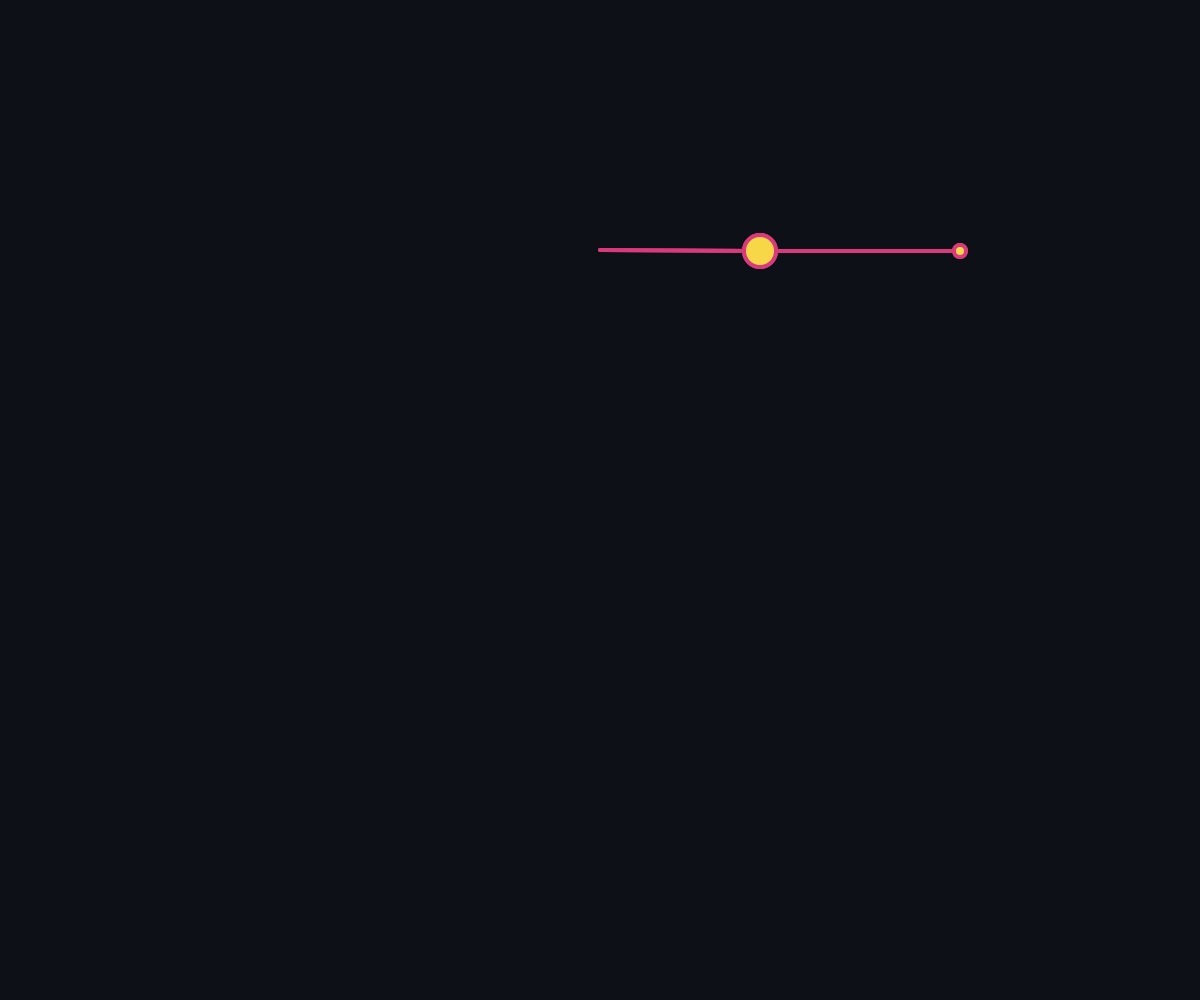
Frame 1 (no input)
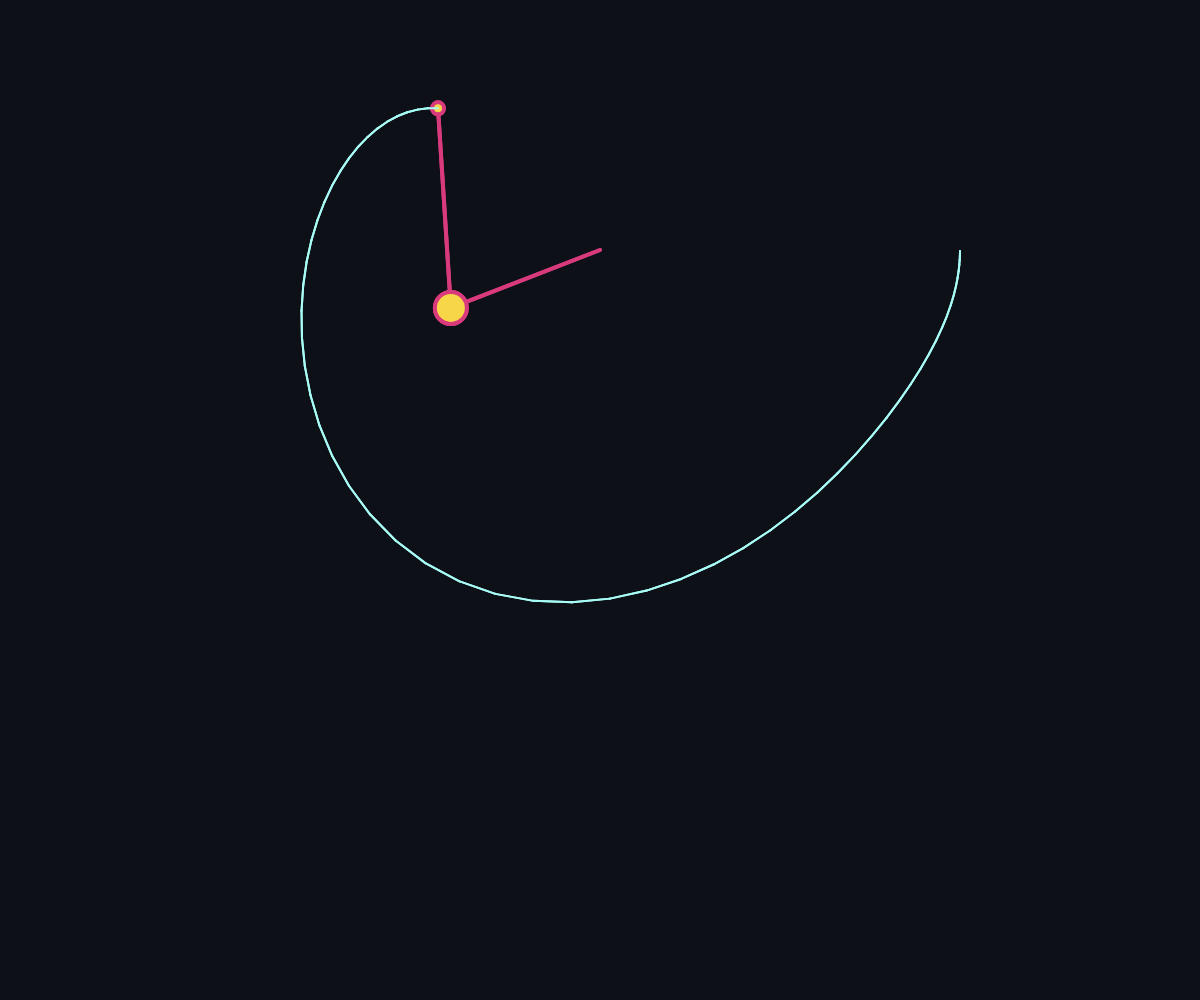
Frame 60 (no input)
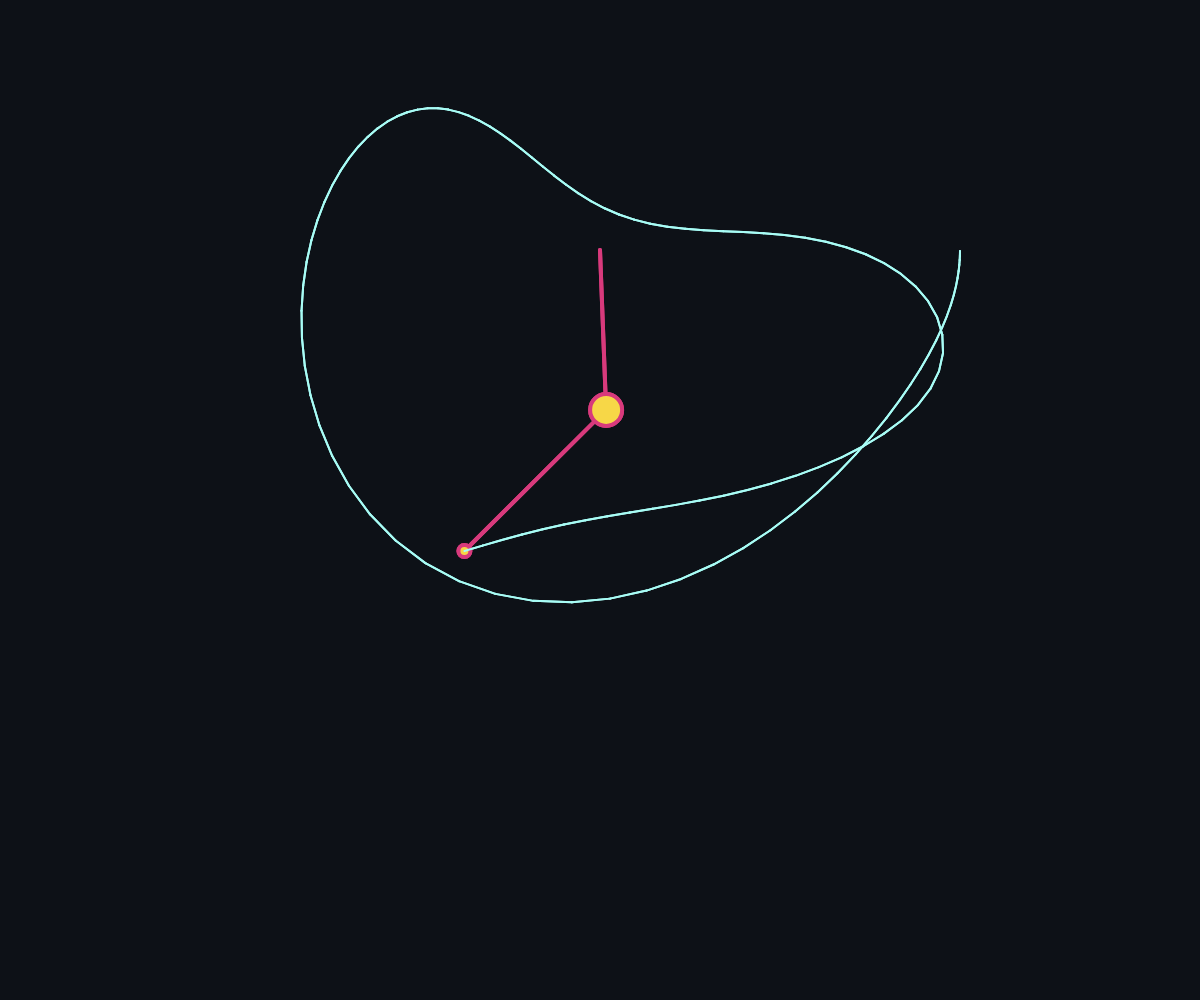
Frame 120 (the mouse pressed at the canvas centre since frame 60)

The p5.js sketch that drew these frames (run headless with seeded random() and noise() and a simulated clock; from frame 60 on, the mouse is pressed at the canvas centre):

// p5.js sketch
// ── sketch.js
let pendulum1;
let pendulum2;

function setup() {
  let w = windowWidth;
  let h = windowHeight;

  createCanvas(w, h);

  pendulum1 = new DoublePendulum(w / 2, h / 4, 160, 8, 200, 3);
  pendulum2 = new DoublePendulum(w / 2, h / 4, 160, 8, 200.001, 3);

  strokeWeight(4);
}

function draw() {
  background(13, 17, 23);

  pendulum1.update();
  pendulum1.draw();

  pendulum2.update();
  pendulum2.draw();
}

// ── DoublePendulum.js
class DoublePendulum {
  constructor(x, y, r1, m1, r2, m2) {
    // Pendulum 1
    this.r1 = r1;
    this.m1 = m1;
    this.theta1 = PI / 2;
    this.v1 = 0.0;
    this.acc1 = 0.0;

    // Pendulum 2
    this.r2 = r2;
    this.m2 = m2;
    this.theta2 = PI / 2;
    this.v2 = 0.0;
    this.acc2 = 0.0;

    this.origin = createVector(x, y);
    this.pos1 = createVector();
    this.pos2 = createVector();

    this.g = 1;

    this.c = createGraphics(windowWidth, windowHeight);
    this.c.strokeWeight(2);
    this.c.stroke(168, 253, 246);

    this.tail_x = 0;
    this.tail_y = 0;
  }

  update() {
    let part1 = -1 * this.g * (2 * this.m1 + this.m2) * sin(this.theta1);
    let part2 = -1 * this.m2 * this.g * sin(this.theta1 - 2 * this.theta2);
    let part3 = -1 * 2 * sin(this.theta1 - this.theta2) * this.m2;
    let part4 =
      pow(this.v2, 2) * this.r2 +
      pow(this.v1, 2) * this.r1 * cos(this.theta1 - this.theta2);
    let part5 =
      this.r1 *
      (2 * this.m1 +
        this.m2 -
        this.m2 * cos(2 * this.theta1 - 2 * this.theta2));

    this.acc1 = (part1 + part2 + part3 * part4) / part5;

    part1 = 2 * sin(this.theta1 - this.theta2);
    part2 = pow(this.v1, 2) * this.r1 * (this.m1 + this.m2);
    part3 = this.g * (this.m1 + this.m2) * cos(this.theta1);
    part4 =
      pow(this.v2, 2) * this.r2 * this.m2 * cos(this.theta1 - this.theta2);
    part5 =
      this.r2 *
      (2 * this.m1 +
        this.m2 -
        this.m2 * cos(2 * this.theta1 - 2 * this.theta2));

    this.acc2 = (part1 * (part2 + part3 + part4)) / part5;

    this.v1 = this.v1 + this.acc1;
    this.theta1 = this.theta1 + this.v1;

    this.v2 = this.v2 + this.acc2;
    this.theta2 = this.theta2 + this.v2;

    this.tail_x = this.pos2.x;
    this.tail_y = this.pos2.y;

    this.pos1.set(this.r1 * sin(this.theta1), this.r1 * cos(this.theta1));
    this.pos2.set(this.r2 * sin(this.theta2), this.r2 * cos(this.theta2));

    this.pos1.add(this.origin);
    this.pos2.add(this.pos1);
  }

  draw() {
    stroke(216, 58, 124);
    line(this.origin.x, this.origin.y, this.pos1.x, this.pos1.y);
    line(this.pos1.x, this.pos1.y, this.pos2.x, this.pos2.y);

    fill(247, 215, 71);
    circle(this.pos1.x, this.pos1.y, 4 * this.m1);
    circle(this.pos2.x, this.pos2.y, 4 * this.m2);

    if (frameCount > 1) {
      this.c.line(this.tail_x, this.tail_y, this.pos2.x, this.pos2.y);
    }

    image(this.c, 0, 0, windowWidth, windowHeight);
  }
}
